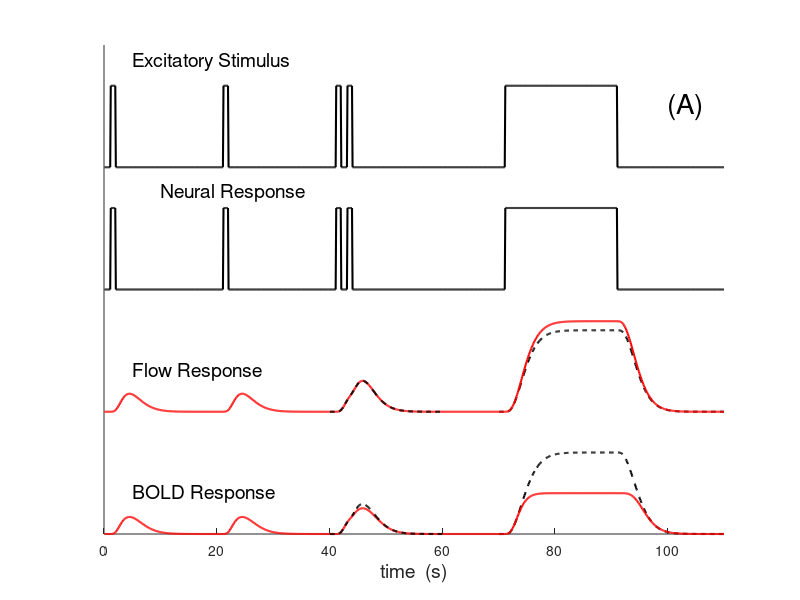
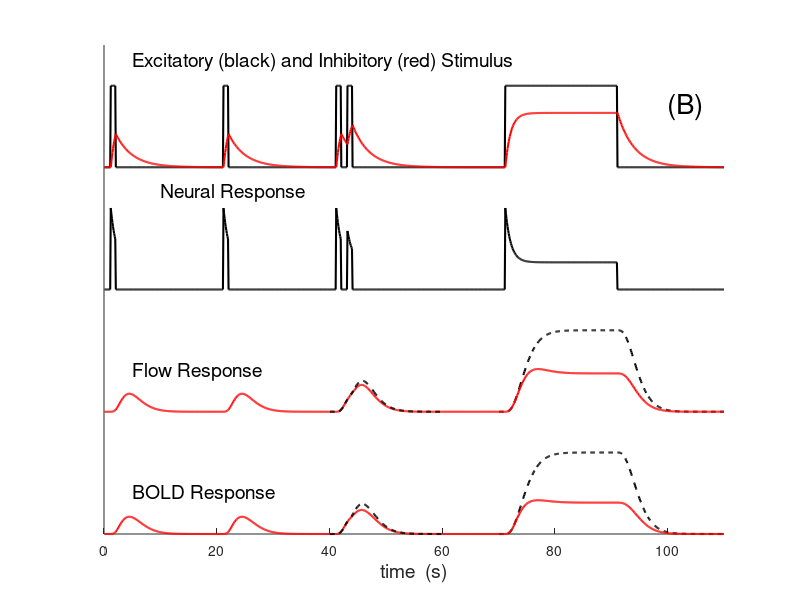

These charts were generated, in order, by the following MATLAB code:
%
%  Gabbiani & Cox
%
%  hemo.m    Compute the hemodynamic response following
%            Buxton et al., NeuroImage 2004
%
%  usage:  hemo
%

function hemo

close all
gethemo(0)   % without neural inhibition
gethemo(2)   % with neural inhibition

return

function gethemo(kappa)

if kappa==0
    figure(1)
else
    figure(2)
end

Tfin = 110;    % s
dt = 0.1;      % s

Nt = Tfin/dt;
stimE = zeros(Nt,1);
stimI = stimE;
N0 = 0;
Nresp = N0*ones(Nt,1);
%kappa = 0; %2;
tauI = 3;

for j=2:Nt,

    t = (j-1)*dt;
    if abs(t-1.5)<0.5 || abs(t-21.5)<0.5 || abs(t-41.5)<0.5 || abs(t-43.5)<0.5 || abs(t-81)<10
       stimE(j) = 1;
    end
    %Nresp(j) = max(stimE(j)-stimI(j),-N0);
    stimI(j) = stimI(j-1) + dt*(kappa*Nresp(j-1)-stimI(j-1))/tauI;
    Nresp(j) = N0 + max(stimE(j)-stimI(j),-N0);

end

tim = (dt:dt:Tfin)';
plot(tim,stimE+4.5,'k','linewidth',1.5)
hold on
if (kappa==0)
    text(5,5.8,'Excitatory Stimulus','fontsize',14)
    text(100,5.25,'(A)','fontsize',20)
else
    plot(tim,stimI+4.5,'r','linewidth',1.5)
    text(5,5.8,'Excitatory (black) and Inhibitory (red) Stimulus','fontsize',14)
    text(100,5.25,'(B)','fontsize',20)
end

plot(tim,Nresp/max(Nresp) + 3,'k','linewidth',1.5)
text(10,4.2,'Neural Response','fontsize',14)

hat = h(tim);
hatd = [zeros(10,1); hat(1:end-10)];
fhat = fft(hat);
fhatd = fft(hatd);
fNresp = fft(Nresp);
f = ifft(fhat.*fNresp);
fd = ifft(fhatd.*fNresp);
rf = real(f);
rfd = real(fd);

%plot(tim,rfd,'b:','linewidth',1.5);

% predict response to double stim

rf1 = rf(1:200);
rf2 = rf1+[zeros(20,1); rf1(1:180)];

% predict response to 20 stims

rf20 = [rf1; zeros(200,1)];
for d=1:19,
    tlo = d*10+1; % d*10+1;
    thi = 200+d*10; % 200+d*10;
    rf20(tlo:thi) = rf20(tlo:thi) + rf1;
end
plot(tim(701:1100),rf20/max(rf20) + 1.5,'k--','linewidth',1.5)
plot(tim,rf/max(rf20) + 1.5,'r','linewidth',1.5);
plot(tim(401:600),rf2/max(rf20) + 1.5,'k--','linewidth',1.5)
text(5,2,'Flow Response','fontsize',14)

f = 1 + 0.5*rf/10;
m = 1 + 0.25*rf/10;
bold = 1-m.*(f.^(-0.6));

% predict response to double stim

bold1 = bold(1:200);
bold2 = bold1+[zeros(20,1); bold1(1:180)];

% predict response to 20 stims

bold20 = [bold1; zeros(200,1)];
for d=1:19,
    tlo = d*10+1;
    thi = 200+d*10;
    bold20(tlo:thi) = bold20(tlo:thi) + bold1;
end
plot(tim(701:1100),bold20/max(bold20),'k--','linewidth',1.5)
plot(tim,bold/max(bold20),'r','linewidth',1.5)
plot(tim(401:600),bold2/max(bold20),'k--','linewidth',1.5)
text(5,0.5,'BOLD Response','fontsize',14)

hold off
box off
xlim([0 110])
xlabel('time  (s)','fontsize',14)
set(gca,'ytick',[])


function val = h(t)
val = (t.^3).*exp(-t)/6;
